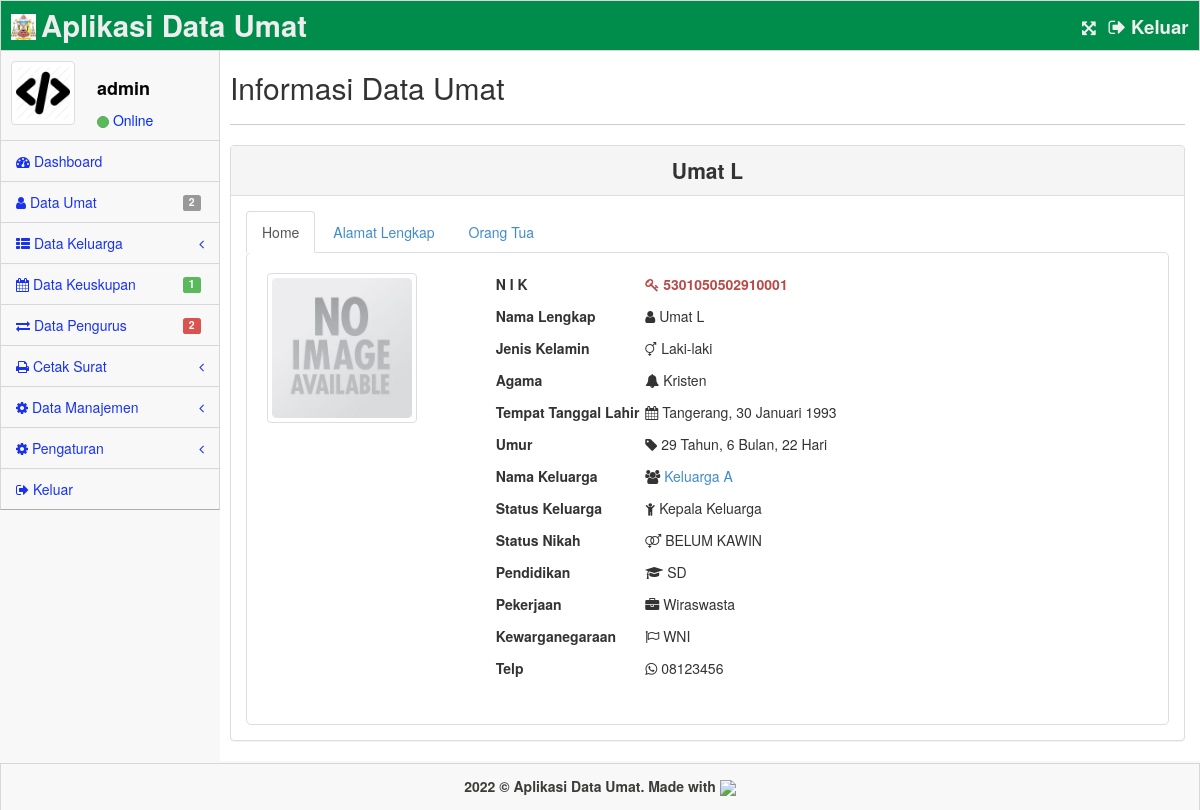
/home.php?page=lihat-umat&id=1 (signed in), run on the app's committed database.
### tables this page shows
CREATE TABLE `tb_app` (
  `id` int(11) NOT NULL,
  `nama` varchar(128) NOT NULL,
  `logo` varchar(128) NOT NULL
);

CREATE TABLE `tb_user` (
  `id` int(11) NOT NULL,
  `username` varchar(128) NOT NULL,
  `password` varchar(128) NOT NULL,
  `hak_akses` int(1) NOT NULL,
  `aktif` int(1) NOT NULL,
  `avatar` varchar(128) NOT NULL
);

CREATE TABLE `tb_umat` (
  `id` int(11) NOT NULL,
  `id_keluarga` int(11) NOT NULL,
  `id_hubungan` int(11) NOT NULL,
  `id_pernikahan` int(11) NOT NULL,
  `nik_umat` varchar(24) NOT NULL,
  `nama_umat` varchar(64) NOT NULL,
  `jk` varchar(1) NOT NULL,
  `tmp_lhr` varchar(64) NOT NULL,
  `tgl_lhr` date NOT NULL,
  `agama` varchar(16) NOT NULL,
  `pendidikan` int(11) NOT NULL,
  `pekerjaan` varchar(128) NOT NULL,
  `negara` varchar(3) NOT NULL,
  `telp_umat` varchar(16) NOT NULL,
  `avatar` varchar(256) NOT NULL
);

CREATE TABLE `tb_agama` (
  `id` int(11) NOT NULL,
  `nama_agama` varchar(128) NOT NULL
);

CREATE TABLE `tb_keluarga` (
  `id` int(11) NOT NULL,
  `nama_keluarga` varchar(64) NOT NULL
);

CREATE TABLE `tb_hubungan` (
  `id` int(11) NOT NULL,
  `nama_hubungan` varchar(16) NOT NULL
);

CREATE TABLE `tb_status` (
  `id` int(11) NOT NULL,
  `nama_status` varchar(64) NOT NULL
);

CREATE TABLE `tb_pendidikan` (
  `id` int(11) NOT NULL,
  `nama_pendidikan` varchar(128) NOT NULL
);

### dist/query.php (called while the page is built, shortened)
<?php
$app = mysql_fetch_array(mysql_query("SELECT * FROM tb_app"));
$a = mysql_num_rows(mysql_query("SELECT * FROM tb_umat"));
$c = mysql_num_rows(mysql_query("SELECT * FROM tb_keuskupan"));
$d = mysql_num_rows(mysql_query("SELECT * FROM tb_pengurus"));

### dist/libb.php (called while the page is built, shortened)
<?php
function tgl_indo($tgl) {
	$tanggal = substr($tgl,8,2);
	$bulan = getbulan(substr($tgl,5,2));
	$tahun = substr($tgl,0,4);
	return $tanggal.' '.$bulan.' '.$tahun;
}
function getBulan($bln) {
	switch ($bln){
		case 1: return "Januari"; break;
	}
}

### pages/umat/detail_umat.php (the view, shortened to what this page needs)
<?php
if (isset($_GET['id'])) {
	$id = $_GET['id'];
}
else {
	die ("&nbsp;Error. No Kode Selected! ");
}
$view = mysql_fetch_array(mysql_query("SELECT * FROM tb_umat JOIN tb_keluarga ON tb_umat.id_keluarga=tb_keluarga.id JOIN tb_hubungan ON tb_umat.id_hubungan=tb_hubungan.id JOIN tb_status ON tb_umat.id_pernikahan=tb_status.id WHERE tb_umat.id='$id'"));
$pen = mysql_fetch_array(mysql_query("SELECT * FROM tb_pendidikan WHERE id='$view[pendidikan]'"));
$ag = mysql_fetch_array(mysql_query("SELECT * FROM tb_agama WHERE id='$view[agama]'"));
$birthday = new DateTime($view['tgl_lhr']);
$today = new DateTime();
$umur = $today->diff($birthday);
?>
<div class="inner" style="min-height: 1px">
	<div class="row">
		<div class="col-lg-12">
			<h2>Informasi Data Umat</h2>
		</div>
	</div><hr>
	<div class="row">
		<div class="col-lg-12">
			<div class="panel panel-default">
				<div class="panel-heading text-center">
					<span class="lead"><strong><?=$view['nama_umat'];?></strong></span>
				</div>
				<div class="panel-body">
					<ul class="nav nav-tabs">
                        <li class="active"><a href="#home" data-toggle="tab">Home</a>
                        </li>
                        <li><a href="#alamat" data-toggle="tab">Alamat Lengkap</a>
                        </li>
                        <li><a href="#ortu" data-toggle="tab">Orang Tua</a>
                        </li>
                    </ul>
                    <div class="tab-content">
                    	<div class="tab-pane fade in active" id="home">
							<form class="form-horizontal">
								<div class="form-group">
									<div class="col-lg-3">
										<?php
										if(empty($view['avatar'])) { ?>
											<img src="assets/img/default.png" class="media-object img-thumbnail user-img" width="150" height="180" />
										<?php } else { ?>
											<a href="assets/img/umat/<?=$view['avatar'];?>" target="_blank"><img src="assets/img/umat/<?=$view['avatar'];?>" class="media-object img-thumbnail user-img" width="150" height="180" /></a>
										<?php } ?><br>
									</div>
									<div class="col-lg-9">
										<table>
											<tbody>
												<tr><th scope="row"><p>N I K</p></th><th class="text-danger"><p><i class="icon-key"></i> <?=$view['nik_umat'];?></p></th></tr>
												<tr><th scope="row"><p>Nama Lengkap</p></th><td class='text-uppercase'><p><i class="icon-user"></i> <?=$view['nama_umat'];?></p></td></tr>
												<tr><th scope="row"><p>Jenis Kelamin</p></th><td><p><i class="fa fa-intersex"></i> <?php if($view['jk']=='L'){echo"Laki-laki";}else{echo"Perempuan";}?></p></td></tr>
												<tr><th scope="row"><p>Agama</p></th><td><p><i class="fa fa-bell"></i> <?=$ag['nama_agama'];?></p></td></tr>
												<tr><th scope="row"><p>Tempat Tanggal Lahir&nbsp;</p></th><td><p><i class="icon-calendar"></i> <?=$view['tmp_lhr'];?>, <?=tgl_indo($view['tgl_lhr']);?></p></td></tr>
												<tr><th scope="row"><p>Umur</p></th><td><p><i class="icon-tag"></i> <?php echo $umur->y." Tahun, ".$umur->m." Bulan, ".$umur->d." Hari";?></p></td></tr>
												<tr><th scope="row"><p>Nama Keluarga</p></th><td><p><i class="icon-group"></i> <a href="?page=lihat-keluarga&id=<?=$view['id_keluarga'];?>"><?=$view['nama_keluarga'];?></a></p></td></tr>
												<tr><th scope="row"><p>Status Keluarga</p></th><td><p><i class="fa fa-child"></i> <?=$view['nama_hubungan'];?></p></td></tr>
												<tr><th scope="row"><p>Status Nikah</p></th><td><p><i class="fa fa-venus-mars"></i> <?=$view['nama_status'];?></p></td></tr>
												<tr><th scope="row"><p>Pendidikan</p></th><td><p><i class="fa fa-graduation-cap"></i> <?=$pen['nama_pendidikan'];?></p></td></tr>
												<tr><th scope="row"><p>Pekerjaan</p></th><td><p><i class="fa fa-briefcase"></i> <?=$view['pekerjaan'];?></p></td></tr>
												<tr><th scope="row"><p>Kewarganegaraan</p></th><td><p><i class="fa fa-flag-o"></i> <?=$view['negara'];?></p></td></tr>
												<tr><th scope="row"><p>Telp</p></th><td><p><i class="fa fa-whatsapp"></i> <?=$view['telp_umat'];?></p></td></tr>
											</tbody>
										</table>
									</div>
								</div>
							</form>
						</div>
					</div>
				</div>
			</div>
		</div>
	</div>
</div>

### home.php (shortened to what this page needs)
<?php
include "dist/libb.php";
include "dist/query.php";
$user = mysql_fetch_array(mysql_query("SELECT * FROM tb_user WHERE id='$_SESSION[id]'"));
?>
<!DOCTYPE html>
<html lang="en">
<head>
    <link rel="stylesheet" href="assets/plugins/bootstrap/css/bootstrap.css" />
    <link rel="stylesheet" href="assets/css/main.css" />
    <link rel="stylesheet" href="assets/css/theme.css" />
    <link rel="stylesheet" href="assets/css/MoneAdmin.css" />
    <link rel="stylesheet" href="assets/plugins/Font-Awesome/css/font-awesome.css" />
    <link rel="stylesheet" href="assets/plugins/dataTables/dataTables.bootstrap.css" />
    <link rel="stylesheet" href="assets/css/jquery-ui.css" />
    <link rel="stylesheet" href="assets/plugins/uniform/themes/default/css/uniform.default.css" />
    <link rel="stylesheet" href="assets/plugins/inputlimiter/jquery.inputlimiter.1.0.css" />
    <link rel="stylesheet" href="assets/plugins/chosen/chosen.min.css" />
    <link rel="stylesheet" href="assets/plugins/datepicker/css/datepicker.css" />
    <link rel="stylesheet" href="assets/plugins/select2/css/select2.min.css" />
    <link rel="stylesheet" href="assets/plugins/login/css/font-awesome.min.css" />
    <link rel="stylesheet" href="assets/css/bootstrap-fileupload.min.css" />
</head>
<body class="padTop53">
    <div id="wrap">
        <div id="top">
            <nav class="navbar navbar-inverse navbar-fixed-top" style="padding-top:10px;background-color:#008d4c;">
                <header style="padding: 3px 0px 0px 10px">
                    <a href="home.php" class="navbar-brand">
                    <img src="assets/img/<?=$app['logo'];?>" width="25" style="padding-bottom:10px;" /> <strong style="font-size:22pt;color:#eee;"><?=$app['nama'];?></strong></a>
                </header>
                <div style="padding-left:30px" class="navbar-right hidden-xs">
                    <a href="#" class="toggle-fullscreen" title="Full Screen"><strong style="color:#eee;font-size:12pt;"><i class="icon-fullscreen"></i>&nbsp;&nbsp;</strong></a>
                    <a href="#" data-toggle="modal" data-target="#keluar" title="Keluar"><strong style="color:#eee;font-size:14pt;"><i class="icon-signout"></i> Keluar&nbsp;&nbsp;</strong></a>
                </div>
            </nav>
        </div>
        <div id="left">
            <div class="media user-media well-small">
                <a class="user-link" href="?page=profil">
                    <img class="media-object img-thumbnail user-img" alt="User Picture" src="assets/img/<?= $user['avatar']; ?>" width="64" />
                </a>
                <br />
                <div class="media-body">
                    <h5 class="media-heading"> <?= $user['username']; ?></h5>
                    <ul class="list-unstyled user-info">
                        <li><a class="btn btn-success btn-xs btn-circle" style="width: 10px;height: 12px;"></a> Online</li>
                    </ul>
                </div>
                <br />
            </div>
            <ul id="menu" class="collapse">
                <li class="panel"><a href="home.php"><i class="icon-dashboard"></i> Dashboard</a></li>
                <li><a href="?page=umat"><i class="icon-user"></i> Data Umat<span class="label label-default"><?=$a;?></span></a>
                </li>
                <li class="panel">
                    <a href="#" data-parent="menu" data-toggle="collapse" class="accordion-toggle" data-target="#DDL1-nav">
                        <i class="icon-th-list"></i> Data Keluarga<span class="pull-right"><i class="icon-angle-left"></i></span>
                    </a>
                </li>
                <li><a href="?page=keuskupan"><i class="icon-calendar"></i> Data Keuskupan<span class="label label-success"><?=$c;?></span></a></li>
                <li><a href="?page=pengurus"><i class="icon-exchange"></i> Data Pengurus<span class="label label-danger"><?=$d;?></span></a></li>
                <li class="panel">
                    <a href="#" data-parent="menu" data-toggle="collapse" class="accordion-toggle" data-target="#DDL2-nav">
                        <i class="icon-print"></i> Cetak Surat<span class="pull-right"><i class="icon-angle-left"></i></span>
                    </a>
                </li>
                <li class="panel">
                    <a href="#" data-parent="#menu" data-toggle="collapse" class="accordion-toggle" data-target="#DDL3-nav">
                        <i class=" icon-gear"></i> Data Manajemen<span class="pull-right"><i class="icon-angle-left"></i></span>
                    </a>
                </li>
                <li class="panel">
                    <a href="#" data-parent="#menu" data-toggle="collapse" class="accordion-toggle" data-target="#DDL4-nav">
                        <i class=" icon-gear"></i> Pengaturan<span class="pull-right"><i class="icon-angle-left"></i></span>
                    </a>
                </li>
                <li><a href="#" data-toggle="modal" data-target="#keluar"><i class="icon-signout"></i> Keluar</a></li>
            </ul>
        </div>
        <div id="content">
            <?php
                $page = (isset($_GET['page']))? $_GET['page'] : "main";
                switch ($page) {
                    case 'lihat-umat' : include "pages/umat/detail_umat.php"; break;
                }
            ?>
        </div>
    </div>
    <div class="col-sm-12">
    </div>
    <div id="footer">
        <p style="color: #3b3d38;font-weight: bold;"><?=date("Y");?> &copy; <?=$app['nama'];?>. Made with <img src="assets/img/love.gif" width="25"></i></p>
    </div>
</body>
</html>

### assets/css/MoneAdmin.css (style rules this page uses)
body { background-color: #f8f8f8; }
.btn-circle { width: 30px; height: 30px; padding: 6px 0; border-radius: 15px; text-align: center; font-size: 12px; line-height: 1.428571429; }

### data on the page
tb_app: logo (picture), nama "Aplikasi Data Umat"
tb_user: avatar (picture), username "admin"
tb_umat: nama_umat "Umat L", nik_umat "5301050502910001", tmp_lhr "Tangerang", tgl_lhr "30 Januari 1993", tgl_lhr "29", tgl_lhr "6", tgl_lhr "22", id_keluarga.nama_keluarga "Keluarga A", id_hubungan.nama_hubungan "Kepala Keluarga", tb_status.nama_status "BELUM KAWIN", pekerjaan "Wiraswasta", negara "WNI", telp_umat "08123456"
tb_agama: nama_agama "Kristen"
tb_pendidikan: nama_pendidikan "SD"

### other printed values
$a "2"
$c "1"
$d "2"
